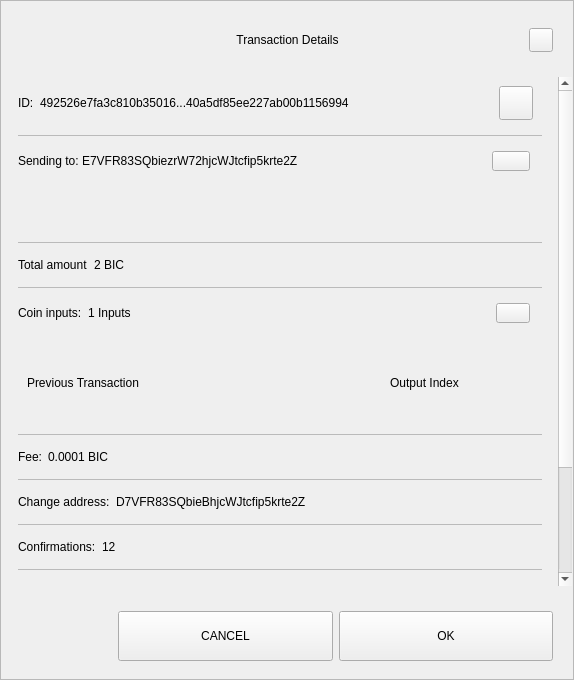
<?xml version="1.0" encoding="UTF-8"?>
<ui version="4.0">
 <class>TxDetailDialog</class>
 <widget class="QWidget" name="TxDetailDialog">
  <property name="geometry">
   <rect>
    <x>0</x>
    <y>0</y>
    <width>574</width>
    <height>680</height>
   </rect>
  </property>
  <property name="sizePolicy">
   <sizepolicy hsizetype="Preferred" vsizetype="Expanding">
    <horstretch>0</horstretch>
    <verstretch>0</verstretch>
   </sizepolicy>
  </property>
  <property name="minimumSize">
   <size>
    <width>574</width>
    <height>500</height>
   </size>
  </property>
  <property name="windowTitle">
   <string>Form</string>
  </property>
  <property name="styleSheet">
   <string notr="true"/>
  </property>
  <layout class="QVBoxLayout" name="verticalLayout_3">
   <property name="spacing">
    <number>0</number>
   </property>
   <property name="leftMargin">
    <number>0</number>
   </property>
   <property name="topMargin">
    <number>0</number>
   </property>
   <property name="rightMargin">
    <number>0</number>
   </property>
   <property name="bottomMargin">
    <number>0</number>
   </property>
   <item>
    <widget class="QFrame" name="frame">
     <property name="sizePolicy">
      <sizepolicy hsizetype="Preferred" vsizetype="Expanding">
       <horstretch>0</horstretch>
       <verstretch>0</verstretch>
      </sizepolicy>
     </property>
     <property name="styleSheet">
      <string notr="true"/>
     </property>
     <property name="frameShape">
      <enum>QFrame::StyledPanel</enum>
     </property>
     <property name="frameShadow">
      <enum>QFrame::Raised</enum>
     </property>
     <layout class="QVBoxLayout" name="verticalLayout">
      <property name="leftMargin">
       <number>0</number>
      </property>
      <property name="rightMargin">
       <number>0</number>
      </property>
      <item>
       <layout class="QHBoxLayout" name="horizontalLayout_3">
        <property name="spacing">
         <number>0</number>
        </property>
        <property name="leftMargin">
         <number>20</number>
        </property>
        <property name="topMargin">
         <number>10</number>
        </property>
        <property name="rightMargin">
         <number>20</number>
        </property>
        <item>
         <spacer name="horizontalSpacer_1">
          <property name="orientation">
           <enum>Qt::Horizontal</enum>
          </property>
          <property name="sizeHint" stdset="0">
           <size>
            <width>40</width>
            <height>20</height>
           </size>
          </property>
         </spacer>
        </item>
        <item>
         <widget class="QLabel" name="labelTitle">
          <property name="minimumSize">
           <size>
            <width>0</width>
            <height>40</height>
           </size>
          </property>
          <property name="maximumSize">
           <size>
            <width>16777215</width>
            <height>40</height>
           </size>
          </property>
          <property name="styleSheet">
           <string notr="true">padding-left:24px;</string>
          </property>
          <property name="text">
           <string>Transaction Details</string>
          </property>
          <property name="alignment">
           <set>Qt::AlignCenter</set>
          </property>
          <property name="margin">
           <number>7</number>
          </property>
         </widget>
        </item>
        <item>
         <spacer name="horizontalSpacer_2">
          <property name="orientation">
           <enum>Qt::Horizontal</enum>
          </property>
          <property name="sizeHint" stdset="0">
           <size>
            <width>40</width>
            <height>20</height>
           </size>
          </property>
         </spacer>
        </item>
        <item>
         <widget class="QPushButton" name="btnEsc">
          <property name="minimumSize">
           <size>
            <width>24</width>
            <height>24</height>
           </size>
          </property>
          <property name="maximumSize">
           <size>
            <width>24</width>
            <height>24</height>
           </size>
          </property>
          <property name="focusPolicy">
           <enum>Qt::NoFocus</enum>
          </property>
          <property name="text">
           <string/>
          </property>
         </widget>
        </item>
       </layout>
      </item>
      <item>
       <spacer name="verticalSpacer">
        <property name="orientation">
         <enum>Qt::Vertical</enum>
        </property>
        <property name="sizeType">
         <enum>QSizePolicy::Fixed</enum>
        </property>
        <property name="sizeHint" stdset="0">
         <size>
          <width>20</width>
          <height>10</height>
         </size>
        </property>
       </spacer>
      </item>
      <item>
       <widget class="QWidget" name="layoutScroll" native="true">
        <property name="minimumSize">
         <size>
          <width>0</width>
          <height>0</height>
         </size>
        </property>
        <layout class="QVBoxLayout" name="verticalLayout_4">
         <property name="leftMargin">
          <number>0</number>
         </property>
         <property name="topMargin">
          <number>0</number>
         </property>
         <property name="rightMargin">
          <number>0</number>
         </property>
         <item>
          <widget class="QScrollArea" name="scrollArea">
           <property name="styleSheet">
            <string notr="true">#scrollArea {
background:transparent;
}</string>
           </property>
           <property name="horizontalScrollBarPolicy">
            <enum>Qt::ScrollBarAlwaysOff</enum>
           </property>
           <property name="sizeAdjustPolicy">
            <enum>QAbstractScrollArea::AdjustIgnored</enum>
           </property>
           <property name="widgetResizable">
            <bool>true</bool>
           </property>
           <property name="alignment">
            <set>Qt::AlignLeading|Qt::AlignLeft|Qt::AlignTop</set>
           </property>
           <widget class="QWidget" name="scrollAreaWidgetContents">
            <property name="geometry">
             <rect>
              <x>0</x>
              <y>0</y>
              <width>556</width>
              <height>672</height>
             </rect>
            </property>
            <property name="autoFillBackground">
             <bool>false</bool>
            </property>
            <property name="styleSheet">
             <string notr="true">#scrollAreaWidgetContents {
background:transparent;
}</string>
            </property>
            <layout class="QVBoxLayout" name="verticalLayout_7">
             <property name="spacing">
              <number>0</number>
             </property>
             <property name="sizeConstraint">
              <enum>QLayout::SetDefaultConstraint</enum>
             </property>
             <property name="leftMargin">
              <number>0</number>
             </property>
             <property name="topMargin">
              <number>0</number>
             </property>
             <property name="rightMargin">
              <number>0</number>
             </property>
             <property name="bottomMargin">
              <number>0</number>
             </property>
             <item>
              <widget class="QWidget" name="content" native="true">
               <layout class="QVBoxLayout" name="verticalLayout_2">
                <property name="leftMargin">
                 <number>16</number>
                </property>
                <property name="topMargin">
                 <number>0</number>
                </property>
                <property name="rightMargin">
                 <number>16</number>
                </property>
                <item>
                 <widget class="QWidget" name="contentID" native="true">
                  <layout class="QHBoxLayout" name="horizontalLayout_12" stretch="0,1,0">
                   <property name="leftMargin">
                    <number>0</number>
                   </property>
                   <item>
                    <widget class="QLabel" name="labelId">
                     <property name="maximumSize">
                      <size>
                       <width>16777215</width>
                       <height>16777215</height>
                      </size>
                     </property>
                     <property name="text">
                      <string>ID:</string>
                     </property>
                    </widget>
                   </item>
                   <item>
                    <widget class="QLabel" name="textId">
                     <property name="text">
                      <string>492526e7fa3c810b35016...40a5df85ee227ab00b1156994</string>
                     </property>
                    </widget>
                   </item>
                   <item>
                    <widget class="QPushButton" name="pushCopy">
                     <property name="minimumSize">
                      <size>
                       <width>34</width>
                       <height>34</height>
                      </size>
                     </property>
                     <property name="maximumSize">
                      <size>
                       <width>34</width>
                       <height>34</height>
                      </size>
                     </property>
                     <property name="focusPolicy">
                      <enum>Qt::NoFocus</enum>
                     </property>
                     <property name="text">
                      <string/>
                     </property>
                     <property name="iconSize">
                      <size>
                       <width>24</width>
                       <height>24</height>
                      </size>
                     </property>
                    </widget>
                   </item>
                  </layout>
                 </widget>
                </item>
                <item>
                 <widget class="QLabel" name="labelDivider9">
                  <property name="maximumSize">
                   <size>
                    <width>16777215</width>
                    <height>1</height>
                   </size>
                  </property>
                  <property name="styleSheet">
                   <string notr="true">background-color:#bababa;</string>
                  </property>
                  <property name="text">
                   <string/>
                  </property>
                 </widget>
                </item>
                <item>
                 <widget class="QWidget" name="contentOutputs" native="true">
                  <layout class="QHBoxLayout" name="horizontalLayout_11" stretch="0,3,0">
                   <property name="spacing">
                    <number>0</number>
                   </property>
                   <property name="leftMargin">
                    <number>0</number>
                   </property>
                   <property name="rightMargin">
                    <number>12</number>
                   </property>
                   <item>
                    <widget class="QLabel" name="labelSend">
                     <property name="maximumSize">
                      <size>
                       <width>16777215</width>
                       <height>16777215</height>
                      </size>
                     </property>
                     <property name="text">
                      <string>Sending to: </string>
                     </property>
                    </widget>
                   </item>
                   <item>
                    <widget class="QLabel" name="textSend">
                     <property name="text">
                      <string>E7VFR83SQbiezrW72hjcWJtcfip5krte2Z </string>
                     </property>
                    </widget>
                   </item>
                   <item>
                    <widget class="QPushButton" name="pushOutputs">
                     <property name="minimumSize">
                      <size>
                       <width>34</width>
                       <height>20</height>
                      </size>
                     </property>
                     <property name="maximumSize">
                      <size>
                       <width>38</width>
                       <height>20</height>
                      </size>
                     </property>
                     <property name="focusPolicy">
                      <enum>Qt::NoFocus</enum>
                     </property>
                     <property name="styleSheet">
                      <string notr="true"/>
                     </property>
                     <property name="text">
                      <string/>
                     </property>
                    </widget>
                   </item>
                  </layout>
                 </widget>
                </item>
                <item>
                 <widget class="QScrollArea" name="outputsScrollArea">
                  <property name="minimumSize">
                   <size>
                    <width>0</width>
                    <height>50</height>
                   </size>
                  </property>
                  <property name="styleSheet">
                   <string notr="true">#outputsScrollArea {
background:transparent;
}</string>
                  </property>
                  <property name="widgetResizable">
                   <bool>true</bool>
                  </property>
                  <widget class="QWidget" name="container_outputs_base">
                   <property name="geometry">
                    <rect>
                     <x>0</x>
                     <y>0</y>
                     <width>522</width>
                     <height>48</height>
                    </rect>
                   </property>
                   <property name="styleSheet">
                    <string notr="true">#container_outputs_base {
background:transparent;
}</string>
                   </property>
                  </widget>
                 </widget>
                </item>
                <item>
                 <widget class="QLabel" name="labelDivider8">
                  <property name="maximumSize">
                   <size>
                    <width>16777215</width>
                    <height>1</height>
                   </size>
                  </property>
                  <property name="styleSheet">
                   <string notr="true">background-color:#bababa;</string>
                  </property>
                  <property name="text">
                   <string/>
                  </property>
                 </widget>
                </item>
                <item>
                 <widget class="QWidget" name="contentAmount" native="true">
                  <layout class="QHBoxLayout" name="horizontalLayout_4" stretch="0,1">
                   <property name="leftMargin">
                    <number>0</number>
                   </property>
                   <item>
                    <widget class="QLabel" name="labelAmount">
                     <property name="maximumSize">
                      <size>
                       <width>16777215</width>
                       <height>16777215</height>
                      </size>
                     </property>
                     <property name="text">
                      <string>Total amount</string>
                     </property>
                    </widget>
                   </item>
                   <item>
                    <widget class="QLabel" name="textAmount">
                     <property name="text">
                      <string>2 BIC</string>
                     </property>
                    </widget>
                   </item>
                  </layout>
                 </widget>
                </item>
                <item>
                 <widget class="QLabel" name="labelDivider6">
                  <property name="maximumSize">
                   <size>
                    <width>16777215</width>
                    <height>1</height>
                   </size>
                  </property>
                  <property name="styleSheet">
                   <string notr="true">background-color:#bababa;</string>
                  </property>
                  <property name="text">
                   <string/>
                  </property>
                 </widget>
                </item>
                <item>
                 <widget class="QWidget" name="contentInputs" native="true">
                  <layout class="QHBoxLayout" name="horizontalLayout" stretch="0,2,0">
                   <property name="leftMargin">
                    <number>0</number>
                   </property>
                   <property name="rightMargin">
                    <number>12</number>
                   </property>
                   <item>
                    <widget class="QLabel" name="labelInputs">
                     <property name="sizePolicy">
                      <sizepolicy hsizetype="Minimum" vsizetype="Preferred">
                       <horstretch>0</horstretch>
                       <verstretch>0</verstretch>
                      </sizepolicy>
                     </property>
                     <property name="maximumSize">
                      <size>
                       <width>16777215</width>
                       <height>16777215</height>
                      </size>
                     </property>
                     <property name="text">
                      <string>Coin inputs:</string>
                     </property>
                    </widget>
                   </item>
                   <item>
                    <widget class="QLabel" name="textInputs">
                     <property name="text">
                      <string>1 Inputs</string>
                     </property>
                    </widget>
                   </item>
                   <item>
                    <widget class="QPushButton" name="pushInputs">
                     <property name="maximumSize">
                      <size>
                       <width>34</width>
                       <height>20</height>
                      </size>
                     </property>
                     <property name="focusPolicy">
                      <enum>Qt::NoFocus</enum>
                     </property>
                     <property name="styleSheet">
                      <string notr="true"/>
                     </property>
                     <property name="text">
                      <string/>
                     </property>
                    </widget>
                   </item>
                  </layout>
                 </widget>
                </item>
                <item>
                 <widget class="QFrame" name="gridInputs">
                  <property name="sizePolicy">
                   <sizepolicy hsizetype="Preferred" vsizetype="MinimumExpanding">
                    <horstretch>0</horstretch>
                    <verstretch>0</verstretch>
                   </sizepolicy>
                  </property>
                  <property name="minimumSize">
                   <size>
                    <width>0</width>
                    <height>90</height>
                   </size>
                  </property>
                  <layout class="QGridLayout" name="gridLayoutInput" columnstretch="5,2" rowminimumheight="0">
                   <property name="sizeConstraint">
                    <enum>QLayout::SetMaximumSize</enum>
                   </property>
                   <property name="verticalSpacing">
                    <number>0</number>
                   </property>
                   <item row="0" column="0" alignment="Qt::AlignLeft">
                    <widget class="QLabel" name="labelTitlePrevTx">
                     <property name="text">
                      <string>Previous Transaction</string>
                     </property>
                    </widget>
                   </item>
                   <item row="0" column="1" alignment="Qt::AlignLeft">
                    <widget class="QLabel" name="labelOutputIndex">
                     <property name="text">
                      <string>Output Index</string>
                     </property>
                     <property name="alignment">
                      <set>Qt::AlignCenter</set>
                     </property>
                    </widget>
                   </item>
                  </layout>
                 </widget>
                </item>
                <item>
                 <widget class="QLabel" name="labelDivider1">
                  <property name="maximumSize">
                   <size>
                    <width>16777215</width>
                    <height>1</height>
                   </size>
                  </property>
                  <property name="styleSheet">
                   <string notr="true">background-color:#bababa;</string>
                  </property>
                  <property name="text">
                   <string/>
                  </property>
                 </widget>
                </item>
                <item>
                 <widget class="QWidget" name="contentFee" native="true">
                  <layout class="QHBoxLayout" name="horizontalLayout_7" stretch="0,1">
                   <property name="leftMargin">
                    <number>0</number>
                   </property>
                   <item>
                    <widget class="QLabel" name="labelFee">
                     <property name="maximumSize">
                      <size>
                       <width>16777215</width>
                       <height>16777215</height>
                      </size>
                     </property>
                     <property name="text">
                      <string>Fee:</string>
                     </property>
                    </widget>
                   </item>
                   <item>
                    <widget class="QLabel" name="textFee">
                     <property name="text">
                      <string>0.0001 BIC</string>
                     </property>
                    </widget>
                   </item>
                  </layout>
                 </widget>
                </item>
                <item>
                 <widget class="QLabel" name="labelDivider2">
                  <property name="maximumSize">
                   <size>
                    <width>16777215</width>
                    <height>1</height>
                   </size>
                  </property>
                  <property name="styleSheet">
                   <string notr="true">background-color:#bababa;</string>
                  </property>
                  <property name="text">
                   <string/>
                  </property>
                 </widget>
                </item>
                <item>
                 <widget class="QWidget" name="contentChangeAddress" native="true">
                  <layout class="QHBoxLayout" name="horizontalLayout_6" stretch="0,1">
                   <property name="leftMargin">
                    <number>0</number>
                   </property>
                   <item>
                    <widget class="QLabel" name="labelChange">
                     <property name="maximumSize">
                      <size>
                       <width>16777215</width>
                       <height>16777215</height>
                      </size>
                     </property>
                     <property name="text">
                      <string>Change address:</string>
                     </property>
                    </widget>
                   </item>
                   <item>
                    <widget class="QLabel" name="textChange">
                     <property name="text">
                      <string>D7VFR83SQbieBhjcWJtcfip5krte2Z </string>
                     </property>
                    </widget>
                   </item>
                  </layout>
                 </widget>
                </item>
                <item>
                 <widget class="QLabel" name="labelDivider4">
                  <property name="maximumSize">
                   <size>
                    <width>16777215</width>
                    <height>1</height>
                   </size>
                  </property>
                  <property name="styleSheet">
                   <string notr="true">background-color:#bababa;</string>
                  </property>
                  <property name="text">
                   <string/>
                  </property>
                 </widget>
                </item>
                <item>
                 <widget class="QWidget" name="contentConfirmations" native="true">
                  <layout class="QHBoxLayout" name="horizontalLayout_8" stretch="0,1">
                   <property name="leftMargin">
                    <number>0</number>
                   </property>
                   <item>
                    <widget class="QLabel" name="labelConfirmations">
                     <property name="maximumSize">
                      <size>
                       <width>16777215</width>
                       <height>16777215</height>
                      </size>
                     </property>
                     <property name="text">
                      <string>Confirmations:</string>
                     </property>
                    </widget>
                   </item>
                   <item>
                    <widget class="QLabel" name="textConfirmations">
                     <property name="text">
                      <string>12</string>
                     </property>
                    </widget>
                   </item>
                  </layout>
                 </widget>
                </item>
                <item>
                 <widget class="QLabel" name="labelDivider7">
                  <property name="maximumSize">
                   <size>
                    <width>16777215</width>
                    <height>1</height>
                   </size>
                  </property>
                  <property name="styleSheet">
                   <string notr="true">background-color:#bababa;</string>
                  </property>
                  <property name="text">
                   <string/>
                  </property>
                 </widget>
                </item>
                <item>
                 <widget class="QWidget" name="contentSize" native="true">
                  <layout class="QHBoxLayout" name="horizontalLayout_9" stretch="0,1">
                   <property name="leftMargin">
                    <number>0</number>
                   </property>
                   <item>
                    <widget class="QLabel" name="labelSize">
                     <property name="maximumSize">
                      <size>
                       <width>16777215</width>
                       <height>16777215</height>
                      </size>
                     </property>
                     <property name="text">
                      <string>Size:</string>
                     </property>
                    </widget>
                   </item>
                   <item>
                    <widget class="QLabel" name="textSize">
                     <property name="text">
                      <string>2 kB</string>
                     </property>
                    </widget>
                   </item>
                  </layout>
                 </widget>
                </item>
                <item>
                 <widget class="QLabel" name="labelDivider3">
                  <property name="maximumSize">
                   <size>
                    <width>16777215</width>
                    <height>1</height>
                   </size>
                  </property>
                  <property name="styleSheet">
                   <string notr="true">background-color:#bababa;</string>
                  </property>
                  <property name="text">
                   <string/>
                  </property>
                 </widget>
                </item>
                <item>
                 <widget class="QWidget" name="contentDate" native="true">
                  <layout class="QHBoxLayout" name="horizontalLayout_5" stretch="0,1">
                   <property name="leftMargin">
                    <number>0</number>
                   </property>
                   <item>
                    <widget class="QLabel" name="labelDate">
                     <property name="maximumSize">
                      <size>
                       <width>16777215</width>
                       <height>16777215</height>
                      </size>
                     </property>
                     <property name="text">
                      <string>Date:</string>
                     </property>
                    </widget>
                   </item>
                   <item>
                    <widget class="QLabel" name="textDate">
                     <property name="text">
                      <string>May 25, 2017</string>
                     </property>
                    </widget>
                   </item>
                  </layout>
                 </widget>
                </item>
                <item>
                 <widget class="QLabel" name="labelDivider5">
                  <property name="maximumSize">
                   <size>
                    <width>16777215</width>
                    <height>1</height>
                   </size>
                  </property>
                  <property name="styleSheet">
                   <string notr="true">background-color:#bababa;</string>
                  </property>
                  <property name="text">
                   <string/>
                  </property>
                 </widget>
                </item>
                <item>
                 <widget class="QWidget" name="contentStatus" native="true">
                  <layout class="QHBoxLayout" name="horizontalLayout_10" stretch="0,1">
                   <property name="leftMargin">
                    <number>0</number>
                   </property>
                   <item>
                    <widget class="QLabel" name="labelStatus">
                     <property name="maximumSize">
                      <size>
                       <width>16777215</width>
                       <height>16777215</height>
                      </size>
                     </property>
                     <property name="text">
                      <string>Status:</string>
                     </property>
                    </widget>
                   </item>
                   <item>
                    <widget class="QLabel" name="textStatus">
                     <property name="text">
                      <string>Spendable</string>
                     </property>
                    </widget>
                   </item>
                  </layout>
                 </widget>
                </item>
                <item>
                 <spacer name="verticalSpacer_2">
                  <property name="orientation">
                   <enum>Qt::Vertical</enum>
                  </property>
                  <property name="sizeType">
                   <enum>QSizePolicy::Expanding</enum>
                  </property>
                  <property name="sizeHint" stdset="0">
                   <size>
                    <width>20</width>
                    <height>10</height>
                   </size>
                  </property>
                 </spacer>
                </item>
                <item>
                 <widget class="QLabel" name="labelWarning">
                  <property name="text">
                   <string>TextLabel</string>
                  </property>
                  <property name="alignment">
                   <set>Qt::AlignCenter</set>
                  </property>
                 </widget>
                </item>
               </layout>
              </widget>
             </item>
            </layout>
           </widget>
          </widget>
         </item>
        </layout>
       </widget>
      </item>
      <item>
       <widget class="QWidget" name="containerButtons" native="true">
        <layout class="QHBoxLayout" name="horizontalLayout1" stretch="1,2,2">
         <property name="leftMargin">
          <number>10</number>
         </property>
         <property name="rightMargin">
          <number>20</number>
         </property>
         <item>
          <spacer name="horizontalSpacer_3">
           <property name="orientation">
            <enum>Qt::Horizontal</enum>
           </property>
           <property name="sizeHint" stdset="0">
            <size>
             <width>40</width>
             <height>20</height>
            </size>
           </property>
          </spacer>
         </item>
         <item>
          <widget class="QPushButton" name="btnCancel">
           <property name="minimumSize">
            <size>
             <width>200</width>
             <height>50</height>
            </size>
           </property>
           <property name="focusPolicy">
            <enum>Qt::NoFocus</enum>
           </property>
           <property name="text">
            <string>CANCEL</string>
           </property>
          </widget>
         </item>
         <item>
          <widget class="QPushButton" name="btnSave">
           <property name="minimumSize">
            <size>
             <width>200</width>
             <height>50</height>
            </size>
           </property>
           <property name="focusPolicy">
            <enum>Qt::NoFocus</enum>
           </property>
           <property name="text">
            <string>OK</string>
           </property>
          </widget>
         </item>
        </layout>
       </widget>
      </item>
     </layout>
    </widget>
   </item>
  </layout>
 </widget>
 <resources/>
 <connections/>
</ui>
